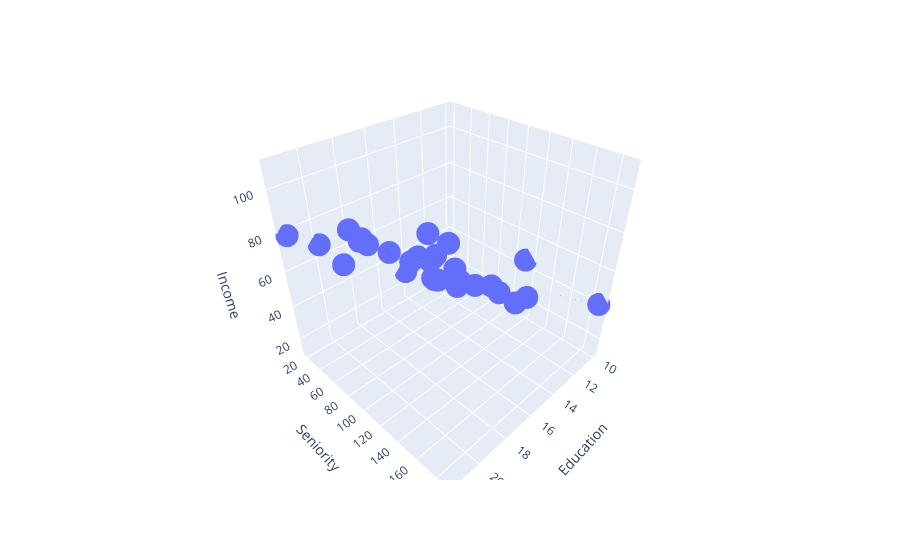

Notebook code cell kept with this figure:
### Code cell


### Figure 1 — Plotly figure (JSON) as saved in the notebook; plotly's stock layout.template omitted (floating-point values rounded to 4 significant figures; data arrays with more than 128 entries replaced by an {"elided": "..."} marker saying what was removed)
{"data": [{"hovertemplate": "Education=%{x}<br>Seniority=%{y}<br>Income=%{z}<extra></extra>", "legendgroup": "", "marker": {"color": "#636efa", "symbol": "circle"}, "mode": "markers", "name": "", "scene": "scene", "showlegend": false, "type": "scatter3d", "x": [21.59, 18.28, 12.07, 17.03, 19.93, 18.28, 19.93, 21.17, 20.34, 10, 13.72, 18.69, 11.66, 16.62, 10, 20.34, 14.14, 16.62, 16.62, 20.34, 18.28, 14.55, 17.45, 10.41, 21.59, 11.24, 19.93, 11.66, 12.07, 17.03], "y": [113.1, 119.3, 100.7, 187.6, 20, 26.21, 150.3, 82.07, 88.28, 113.1, 51.03, 144.1, 20, 94.48, 187.6, 94.48, 20, 44.83, 175.2, 187.6, 100.7, 137.9, 94.48, 32.41, 20, 44.83, 169.0, 57.24, 32.41, 106.9], "z": [99.92, 92.58, 34.68, 78.7, 68.01, 71.5, 87.97, 79.81, 90.01, 45.66, 31.91, 96.28, 27.98, 66.6, 41.53, 89.0, 28.82, 57.68, 70.11, 98.83, 74.7, 53.53, 72.08, 18.57, 78.81, 21.39, 90.81, 22.64, 17.61, 74.61]}, {"opacity": 0.5, "showscale": false, "type": "surface", "x": {"elided": "100x100 float values"}, "y": {"elided": "100x100 float values"}, "z": {"elided": "100x100 float values"}}], "layout": {"legend": {"tracegroupgap": 0}, "margin": {"t": 60}, "scene": {"domain": {"x": [0, 1], "y": [0, 1]}, "xaxis": {"title": {"text": "Education"}}, "yaxis": {"title": {"text": "Seniority"}}, "zaxis": {"title": {"text": "Income"}}}}}
